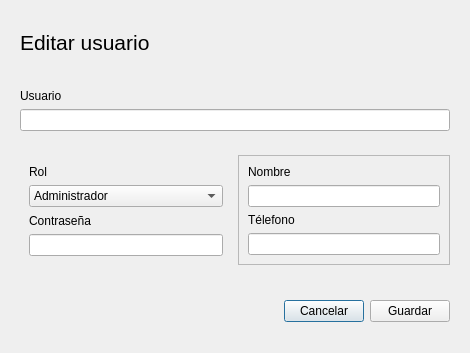
<?xml version="1.0" encoding="UTF-8"?>
<ui version="4.0">
 <class>Dialog</class>
 <widget class="QDialog" name="Dialog">
  <property name="geometry">
   <rect>
    <x>0</x>
    <y>0</y>
    <width>470</width>
    <height>353</height>
   </rect>
  </property>
  <property name="windowTitle">
   <string>Agregar animal</string>
  </property>
  <layout class="QVBoxLayout" name="verticalLayout_4">
   <item>
    <widget class="QWidget" name="widget_4" native="true">
     <layout class="QHBoxLayout" name="horizontalLayout_2">
      <item>
       <widget class="QLabel" name="label">
        <property name="font">
         <font>
          <family>Segoe UI</family>
          <pointsize>16</pointsize>
         </font>
        </property>
        <property name="text">
         <string>Editar usuario</string>
        </property>
       </widget>
      </item>
      <item>
       <spacer name="horizontalSpacer_2">
        <property name="orientation">
         <enum>Qt::Horizontal</enum>
        </property>
        <property name="sizeHint" stdset="0">
         <size>
          <width>207</width>
          <height>20</height>
         </size>
        </property>
       </spacer>
      </item>
     </layout>
    </widget>
   </item>
   <item>
    <widget class="QWidget" name="widget_3" native="true">
     <layout class="QVBoxLayout" name="verticalLayout_3">
      <item>
       <widget class="QLabel" name="label_2">
        <property name="text">
         <string>Usuario</string>
        </property>
       </widget>
      </item>
      <item>
       <widget class="QLineEdit" name="lineEdit"/>
      </item>
     </layout>
    </widget>
   </item>
   <item>
    <widget class="QWidget" name="widget_5" native="true">
     <layout class="QGridLayout" name="gridLayout">
      <item row="0" column="0">
       <widget class="QWidget" name="widget_2" native="true">
        <layout class="QVBoxLayout" name="verticalLayout_2">
         <item>
          <widget class="QLabel" name="label_4">
           <property name="text">
            <string>Rol</string>
           </property>
          </widget>
         </item>
         <item>
          <widget class="QComboBox" name="comboBox">
           <item>
            <property name="text">
             <string>Administrador</string>
            </property>
           </item>
           <item>
            <property name="text">
             <string>Empleado</string>
            </property>
           </item>
          </widget>
         </item>
         <item>
          <widget class="QLabel" name="label_6">
           <property name="text">
            <string>Contraseña</string>
           </property>
          </widget>
         </item>
         <item>
          <widget class="QLineEdit" name="lineEdit_4"/>
         </item>
        </layout>
       </widget>
      </item>
      <item row="0" column="1">
       <widget class="QFrame" name="frame">
        <property name="frameShape">
         <enum>QFrame::StyledPanel</enum>
        </property>
        <property name="frameShadow">
         <enum>QFrame::Raised</enum>
        </property>
        <layout class="QVBoxLayout" name="verticalLayout">
         <item>
          <widget class="QLabel" name="label_3">
           <property name="text">
            <string>Nombre</string>
           </property>
          </widget>
         </item>
         <item>
          <widget class="QLineEdit" name="lineEdit_2"/>
         </item>
         <item>
          <widget class="QLabel" name="label_5">
           <property name="text">
            <string>Télefono</string>
           </property>
          </widget>
         </item>
         <item>
          <widget class="QLineEdit" name="lineEdit_3"/>
         </item>
        </layout>
       </widget>
      </item>
     </layout>
    </widget>
   </item>
   <item>
    <widget class="QWidget" name="widget" native="true">
     <layout class="QHBoxLayout" name="horizontalLayout">
      <item>
       <spacer name="horizontalSpacer">
        <property name="orientation">
         <enum>Qt::Horizontal</enum>
        </property>
        <property name="sizeHint" stdset="0">
         <size>
          <width>264</width>
          <height>20</height>
         </size>
        </property>
       </spacer>
      </item>
      <item>
       <widget class="QPushButton" name="pushButton">
        <property name="text">
         <string>Cancelar</string>
        </property>
       </widget>
      </item>
      <item>
       <widget class="QPushButton" name="pushButton_2">
        <property name="text">
         <string>Guardar</string>
        </property>
       </widget>
      </item>
     </layout>
    </widget>
   </item>
  </layout>
 </widget>
 <resources>
  <include location="ui/.ui/resources.qrc"/>
 </resources>
 <connections/>
</ui>
